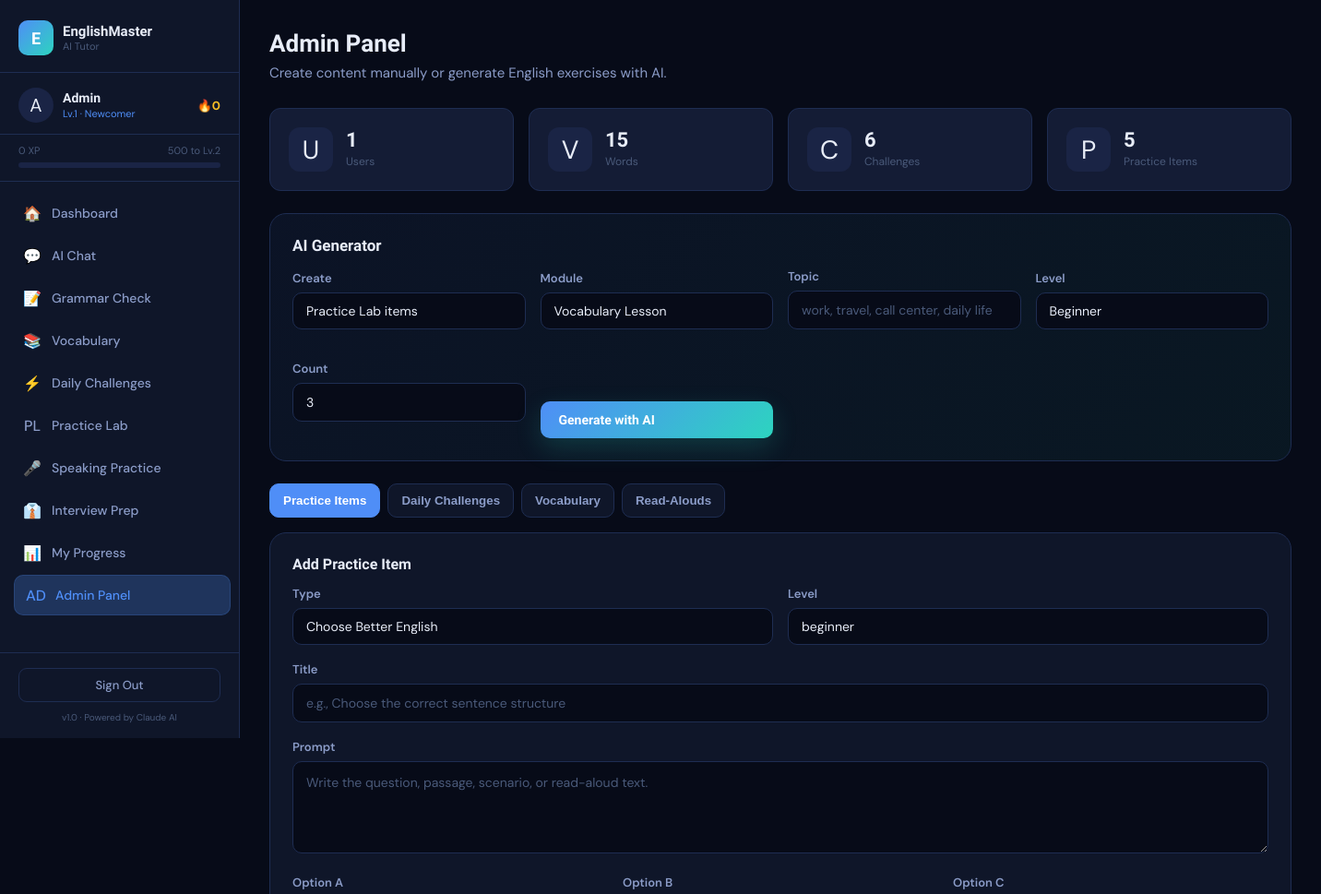
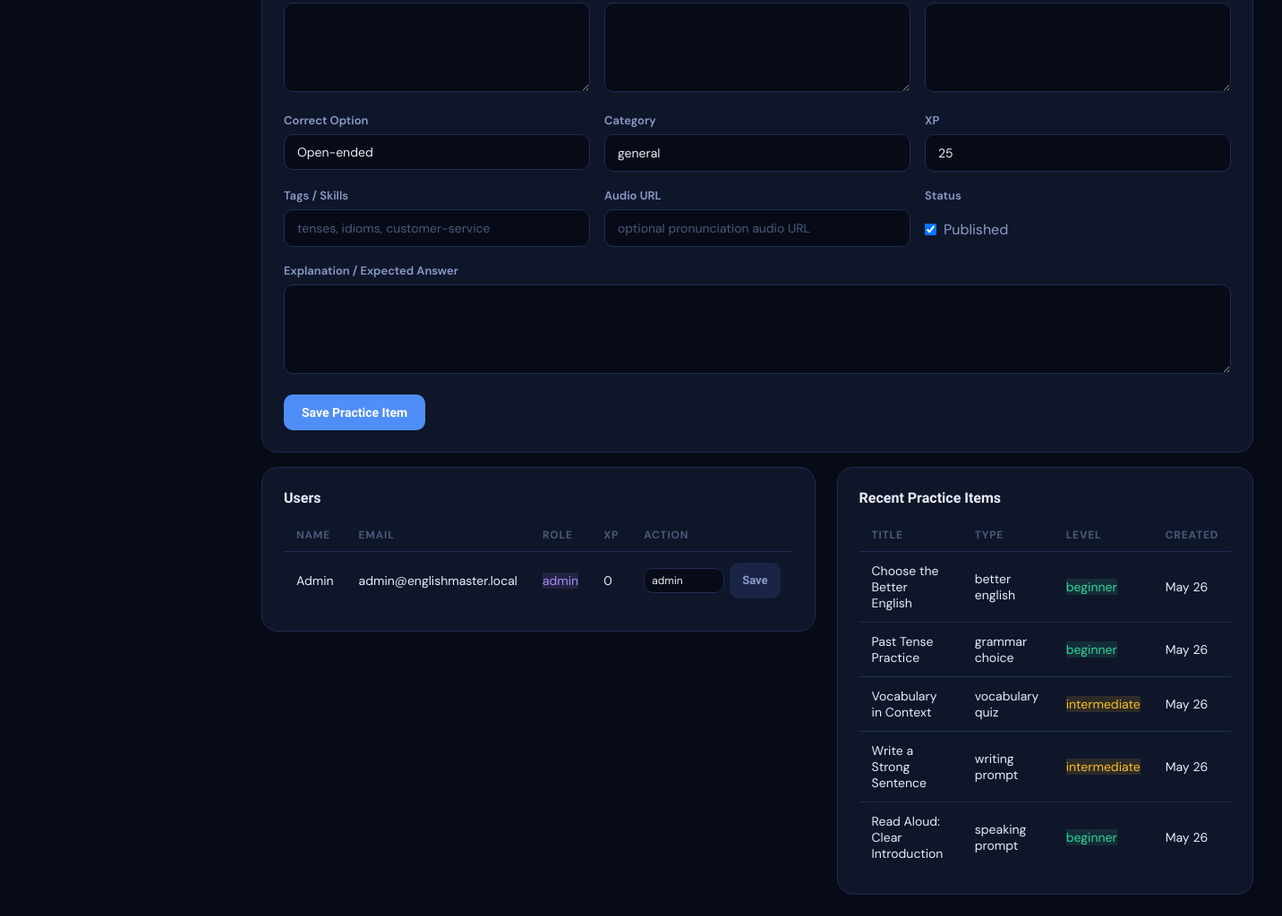
/admin.php (signed in), run on the app's committed database (2 pictures, top to bottom).
### tables this page shows
CREATE TABLE IF NOT EXISTS users (
    id INT AUTO_INCREMENT PRIMARY KEY,
    name VARCHAR(100) NOT NULL,
    email VARCHAR(150) UNIQUE NOT NULL,
    password VARCHAR(255) NOT NULL,
    level INT DEFAULT 1,
    xp INT DEFAULT 0,
    streak INT DEFAULT 0,
    last_active DATE,
    avatar VARCHAR(10) DEFAULT '🧑',
    english_level ENUM('beginner','intermediate','advanced') DEFAULT 'beginner',
    role ENUM('user','admin') NOT NULL DEFAULT 'user',
    created_at TIMESTAMP DEFAULT CURRENT_TIMESTAMP
);

CREATE TABLE IF NOT EXISTS practice_items (
    id INT AUTO_INCREMENT PRIMARY KEY,
    type ENUM('better_english','grammar_choice','vocabulary_quiz','writing_prompt','speaking_prompt','sentence_rearrangement','fill_blank','reading_comprehension','daily_challenge_set','scenario_roleplay','analytical_english','word_sentence_builder') NOT NULL DEFAULT 'better_english',
    title VARCHAR(200) NOT NULL,
    prompt TEXT NOT NULL,
    option_a TEXT,
    option_b TEXT,
    option_c TEXT,
    correct_option CHAR(1),
    explanation TEXT,
    difficulty ENUM('beginner','intermediate','advanced') DEFAULT 'beginner',
    category VARCHAR(80) DEFAULT 'general',
    tags VARCHAR(255) DEFAULT '',
    audio_url VARCHAR(255) DEFAULT '',
    xp_reward INT DEFAULT 25,
    active TINYINT(1) DEFAULT 1,
    created_by INT NULL,
    created_at TIMESTAMP DEFAULT CURRENT_TIMESTAMP,
    FOREIGN KEY (created_by) REFERENCES users(id) ON DELETE SET NULL
);

### config.php (called while the page is built, shortened)
<?php
function db() {
    static $conn = null;
    if ($conn === null) {
        $conn = new mysqli(DB_HOST, DB_USER, DB_PASS, DB_NAME);
        $conn->set_charset('utf8mb4');
    }
    return $conn;
}
function isAdmin($user = null) {
    return $user && (($user['role'] ?? 'user') === 'admin');
}
function currentUser() {
    $db = db();
    $uid = (int)$_SESSION['uid'];
    $r = $db->query("SELECT * FROM users WHERE id = $uid LIMIT 1");
    return $r ? $r->fetch_assoc() : null;
}
function clean($str) {
    return htmlspecialchars(strip_tags(trim($str)), ENT_QUOTES, 'UTF-8');
}
function levelName($level) {
    if ($level <= 2)  return 'Newcomer';
    return 'English Master';
}
function xpToNextLevel($xp) {
    $currentLevel = max(1, (int)floor($xp / 500) + 1);
    $nextLevelXP = $currentLevel * 500;
    $progress = (($xp % 500) / 500) * 100;
    return ['next' => $nextLevelXP, 'progress' => round($progress), 'needed' => $nextLevelXP - $xp];
}
?>

### admin.php (the view, shortened to what this page needs)
<?php
require_once 'config.php';
$db = db();
$uid = (int)$_SESSION['uid'];
$counts = [
    'users' => $db->query("SELECT COUNT(*) c FROM users")->fetch_assoc()['c'] ?? 0,
    'vocabulary' => $db->query("SELECT COUNT(*) c FROM vocabulary")->fetch_assoc()['c'] ?? 0,
    'challenges' => $db->query("SELECT COUNT(*) c FROM challenges")->fetch_assoc()['c'] ?? 0,
    'practice' => $db->query("SELECT COUNT(*) c FROM practice_items")->fetch_assoc()['c'] ?? 0,
];
$users = $db->query("SELECT id,name,email,role,english_level,xp,created_at FROM users ORDER BY created_at DESC LIMIT 20");
$recentPractice = $db->query("SELECT title,type,difficulty,created_at FROM practice_items ORDER BY created_at DESC LIMIT 8");
include 'includes/header.php';
?>
<div class="page-header">
  <h1>Admin Panel</h1>
  <p>Create content manually or generate English exercises with AI.</p>
</div>
<div class="grid-4 mb-24">
  <div class="stat-card"><div class="stat-icon">U</div><div><div class="stat-val"><?= (int)$counts['users'] ?></div><div class="stat-label">Users</div></div></div>
  <div class="stat-card"><div class="stat-icon">V</div><div><div class="stat-val"><?= (int)$counts['vocabulary'] ?></div><div class="stat-label">Words</div></div></div>
  <div class="stat-card"><div class="stat-icon">C</div><div><div class="stat-val"><?= (int)$counts['challenges'] ?></div><div class="stat-label">Challenges</div></div></div>
  <div class="stat-card"><div class="stat-icon">P</div><div><div class="stat-val"><?= (int)$counts['practice'] ?></div><div class="stat-label">Practice Items</div></div></div>
</div>
<div class="card mb-24" style="background:linear-gradient(135deg,#4f8ef710,#2dd4bf10);">
  <h3 style="font-size:17px;margin-bottom:14px;color:var(--text-1)">AI Generator</h3>
  <form method="POST" class="grid-4" style="align-items:end;">
    <div class="form-group">
      <label class="form-label">Create</label>
      <select name="target" class="form-control">
        <option value="practice">Practice Lab items</option>
      </select>
    </div>
    <div class="form-group">
      <label class="form-label">Module</label>
      <select name="module" class="form-control">
        <option value="vocabulary_lesson">Vocabulary Lesson</option>
      </select>
    </div>
    <div class="form-group">
      <label class="form-label">Topic</label>
      <input name="topic" class="form-control" placeholder="work, travel, call center, daily life" required>
    </div>
    <div class="form-group">
      <label class="form-label">Level</label>
      <select name="difficulty" class="form-control">
        <option value="beginner">Beginner</option>
      </select>
    </div>
    <div class="form-group">
      <label class="form-label">Count</label>
      <input type="number" name="count" min="1" max="10" value="3" class="form-control">
    </div>
    <button class="btn btn-primary btn-ai" onclick="btnLoading(this,true)">Generate with AI</button>
  </form>
</div>
<div class="admin-tabs">
  <button class="admin-tab active" type="button" data-admin-tab="practice">Practice Items</button>
  <button class="admin-tab" type="button" data-admin-tab="challenge">Daily Challenges</button>
  <button class="admin-tab" type="button" data-admin-tab="vocab">Vocabulary</button>
  <button class="admin-tab" type="button" data-admin-tab="speaking">Read-Alouds</button>
</div>
<div class="admin-panel active" data-admin-panel="practice">
  <div class="card">
    <h3 style="font-size:16px;margin-bottom:14px;color:var(--text-1)">Add Practice Item</h3>
    <form method="POST">
      <div class="grid-2">
        <div class="form-group"><label class="form-label">Type</label><select name="type" class="form-control"><option value="better_english">Choose Better English</option></select></div>
        <div class="form-group"><label class="form-label">Level</label><select name="difficulty" class="form-control"><option>beginner</option><option>intermediate</option><option>advanced</option></select></div>
      </div>
      <div class="form-group"><label class="form-label">Title</label><input name="title" class="form-control" placeholder="e.g., Choose the correct sentence structure" required></div>
      <div class="form-group"><label class="form-label">Prompt</label><textarea name="prompt" class="form-control" rows="3" placeholder="Write the question, passage, scenario, or read-aloud text." required></textarea></div>
      <div class="grid-3">
        <div class="form-group"><label class="form-label">Option A</label><textarea name="option_a" class="form-control" rows="2"></textarea></div>
        <div class="form-group"><label class="form-label">Option B</label><textarea name="option_b" class="form-control" rows="2"></textarea></div>
        <div class="form-group"><label class="form-label">Option C</label><textarea name="option_c" class="form-control" rows="2"></textarea></div>
      </div>
      <div class="grid-3">
        <div class="form-group"><label class="form-label">Correct Option</label><select name="correct_option" class="form-control"><option value="">Open-ended</option><option>A</option><option>B</option><option>C</option></select></div>
        <div class="form-group"><label class="form-label">Category</label><input name="category" class="form-control" value="general" placeholder="grammar, work, travel"></div>
        <div class="form-group"><label class="form-label">XP</label><input type="number" name="xp_reward" class="form-control" value="25" min="5" max="200"></div>
      </div>
      <div class="grid-3">
        <div class="form-group"><label class="form-label">Tags / Skills</label><input name="tags" class="form-control" placeholder="tenses, idioms, customer-service"></div>
        <div class="form-group"><label class="form-label">Audio URL</label><input name="audio_url" class="form-control" placeholder="optional pronunciation audio URL"></div>
        <div class="form-group"><label class="form-label">Status</label><label style="display:flex;gap:8px;align-items:center;color:var(--text-2);padding-top:12px;"><input type="checkbox" name="active" checked> Published</label></div>
      </div>
      <div class="form-group"><label class="form-label">Explanation / Expected Answer</label><textarea name="explanation" class="form-control" rows="3"></textarea></div>
      <button class="btn btn-primary">Save Practice Item</button>
    </form>
  </div>
</div>
<div class="grid-2 mt-16" style="gap:24px;align-items:start;">
  <div class="card">
    <h3 style="font-size:16px;margin-bottom:14px;color:var(--text-1)">Users</h3>
    <table class="data-table">
      <thead><tr><th>Name</th><th>Email</th><th>Role</th><th>XP</th><th>Action</th></tr></thead>
      <tbody>
      <?php while ($u = $users->fetch_assoc()): ?>
        <tr>
          <td><?= clean($u['name']) ?></td>
          <td><?= clean($u['email']) ?></td>
          <td><span class="ac-badge <?= $u['role']==='admin'?'badge-purple':'badge-blue' ?>"><?= clean($u['role']) ?></span></td>
          <td><?= (int)$u['xp'] ?></td>
          <td>
            <form method="POST" style="display:flex;gap:6px;align-items:center;">
              <select name="role" class="form-control" style="width:90px;padding:6px 8px;font-size:12px;">
                <option value="admin" <?= $u['role']==='admin'?'selected':'' ?>>admin</option>
              </select>
              <button class="btn btn-ghost btn-sm" <?= (int)$u['id']===$uid?'disabled':'' ?>>Save</button>
            </form>
          </td>
        </tr>
      <?php endwhile; ?>
      </tbody>
    </table>
  </div>
  <div class="card">
    <h3 style="font-size:16px;margin-bottom:14px;color:var(--text-1)">Recent Practice Items</h3>
    <table class="data-table">
      <thead><tr><th>Title</th><th>Type</th><th>Level</th><th>Created</th></tr></thead>
      <tbody>
      <?php while ($p = $recentPractice->fetch_assoc()): ?>
        <tr>
          <td><?= clean($p['title']) ?></td>
          <td><?= clean(str_replace('_', ' ', $p['type'])) ?></td>
          <td><span class="ac-badge diff-<?= clean($p['difficulty']) ?>"><?= clean($p['difficulty']) ?></span></td>
          <td><?= date('M d', strtotime($p['created_at'])) ?></td>
        </tr>
      <?php endwhile; ?>
      </tbody>
    </table>
  </div>
</div>
<?php include 'includes/footer.php'; ?>

### includes/header.php (shortened to what this page needs)
<?php
$user = currentUser();
$xpInfo = $user ? xpToNextLevel($user['xp']) : null;
$currentPage = basename($_SERVER['PHP_SELF'], '.php');
?>
<!DOCTYPE html>
<html lang="en">
<head>
<link rel="stylesheet" href="<?= APP_URL ?>/assets/style.css">
</head>
<body>
<div class="app-layout">
  <aside class="sidebar" id="sidebar">
    <div class="sidebar-logo">
      <div class="logo-icon">E</div>
      <div class="logo-text">
        <span class="logo-name">EnglishMaster</span>
        <span class="logo-tag">AI Tutor</span>
      </div>
    </div>
    <?php if ($user): ?>
    <div class="sidebar-user">
      <div class="user-avatar"><?= $user['avatar'] ?></div>
      <div class="user-info">
        <div class="user-name"><?= clean($user['name']) ?></div>
        <div class="user-level">Lv.<?= $user['level'] ?> · <?= levelName($user['level']) ?></div>
      </div>
      <div class="user-streak">🔥<?= $user['streak'] ?></div>
    </div>
    <div class="xp-bar-wrap">
      <div class="xp-bar-label">
        <span><?= number_format($user['xp']) ?> XP</span>
        <span><?= $xpInfo['needed'] ?> to Lv.<?= $user['level']+1 ?></span>
      </div>
      <div class="xp-bar">
      </div>
    </div>
    <nav class="sidebar-nav">
      <a href="<?= APP_URL ?>/dashboard.php" class="nav-item <?= $currentPage==='dashboard'?'active':'' ?>">
        <span class="nav-icon">🏠</span><span class="nav-label">Dashboard</span>
      </a>
      <a href="<?= APP_URL ?>/chat.php" class="nav-item <?= $currentPage==='chat'?'active':'' ?>">
        <span class="nav-icon">💬</span><span class="nav-label">AI Chat</span>
      </a>
      <a href="<?= APP_URL ?>/grammar.php" class="nav-item <?= $currentPage==='grammar'?'active':'' ?>">
        <span class="nav-icon">📝</span><span class="nav-label">Grammar Check</span>
      </a>
      <a href="<?= APP_URL ?>/vocabulary.php" class="nav-item <?= $currentPage==='vocabulary'?'active':'' ?>">
        <span class="nav-icon">📚</span><span class="nav-label">Vocabulary</span>
      </a>
      <a href="<?= APP_URL ?>/challenges.php" class="nav-item <?= $currentPage==='challenges'?'active':'' ?>">
        <span class="nav-icon">⚡</span><span class="nav-label">Daily Challenges</span>
      </a>
      <a href="<?= APP_URL ?>/practice.php" class="nav-item <?= $currentPage==='practice'?'active':'' ?>">
        <span class="nav-icon">PL</span><span class="nav-label">Practice Lab</span>
      </a>
      <a href="<?= APP_URL ?>/speaking.php" class="nav-item <?= $currentPage==='speaking'?'active':'' ?>">
        <span class="nav-icon">🎤</span><span class="nav-label">Speaking Practice</span>
      </a>
      <a href="<?= APP_URL ?>/interview.php" class="nav-item <?= $currentPage==='interview'?'active':'' ?>">
        <span class="nav-icon">👔</span><span class="nav-label">Interview Prep</span>
      </a>
      <a href="<?= APP_URL ?>/progress.php" class="nav-item <?= $currentPage==='progress'?'active':'' ?>">
        <span class="nav-icon">📊</span><span class="nav-label">My Progress</span>
      </a>
      <?php if (isAdmin($user)): ?>
      <a href="<?= APP_URL ?>/admin.php" class="nav-item <?= $currentPage==='admin'?'active':'' ?>">
        <span class="nav-icon">AD</span><span class="nav-label">Admin Panel</span>
      </a>
      <?php endif; ?>
    </nav>
    <?php endif; ?>
    <div class="sidebar-bottom">
      <?php if ($user): ?>
      <a href="<?= APP_URL ?>/logout.php" class="logout-btn">Sign Out</a>
      <?php endif; ?>
      <div class="sidebar-version">v1.0 · Powered by Claude AI</div>
    </div>
  </aside>
  <main class="main-content">

### includes/footer.php (shortened to what this page needs)
  </main>
</div>
</body>
</html>

### admin.php (style rules this page uses)
.admin-tabs { display:flex; gap:8px; flex-wrap:wrap; margin-bottom:16px; }
.admin-tab { border:1px solid var(--border); background:var(--bg-card); color:var(--text-2); border-radius:10px; padding:10px 14px; cursor:pointer; font-weight:700; }
.admin-tab.active { background:var(--blue); color:#fff; border-color:var(--blue); }
.admin-panel { display:none; }
.admin-panel.active { display:block; }
.btn-ai { background:linear-gradient(135deg,var(--blue),var(--teal)); box-shadow:0 10px 28px #2dd4bf30; }

### data on the page
users: avatar "A", name "Admin", level "1", level "Newcomer", streak "0", xp "0", xp "500", $user['level']+1 "2", email "admin@englishmaster.local", role "admin"
practice_items: title "Choose the Better English", type "better english", difficulty "beginner", created_at "May 26"
practice_items: title "Past Tense Practice", type "grammar choice", difficulty "beginner", created_at "May 26"
practice_items: title "Vocabulary in Context", type "vocabulary quiz", difficulty "intermediate", created_at "May 26"
practice_items: title "Write a Strong Sentence", type "writing prompt", difficulty "intermediate", created_at "May 26"
practice_items: title "Read Aloud: Clear Introduction", type "speaking prompt", difficulty "beginner", created_at "May 26"

### other printed values
$counts['users'] "1"
$counts['vocabulary'] "15"
$counts['challenges'] "6"
$counts['practice'] "5"
